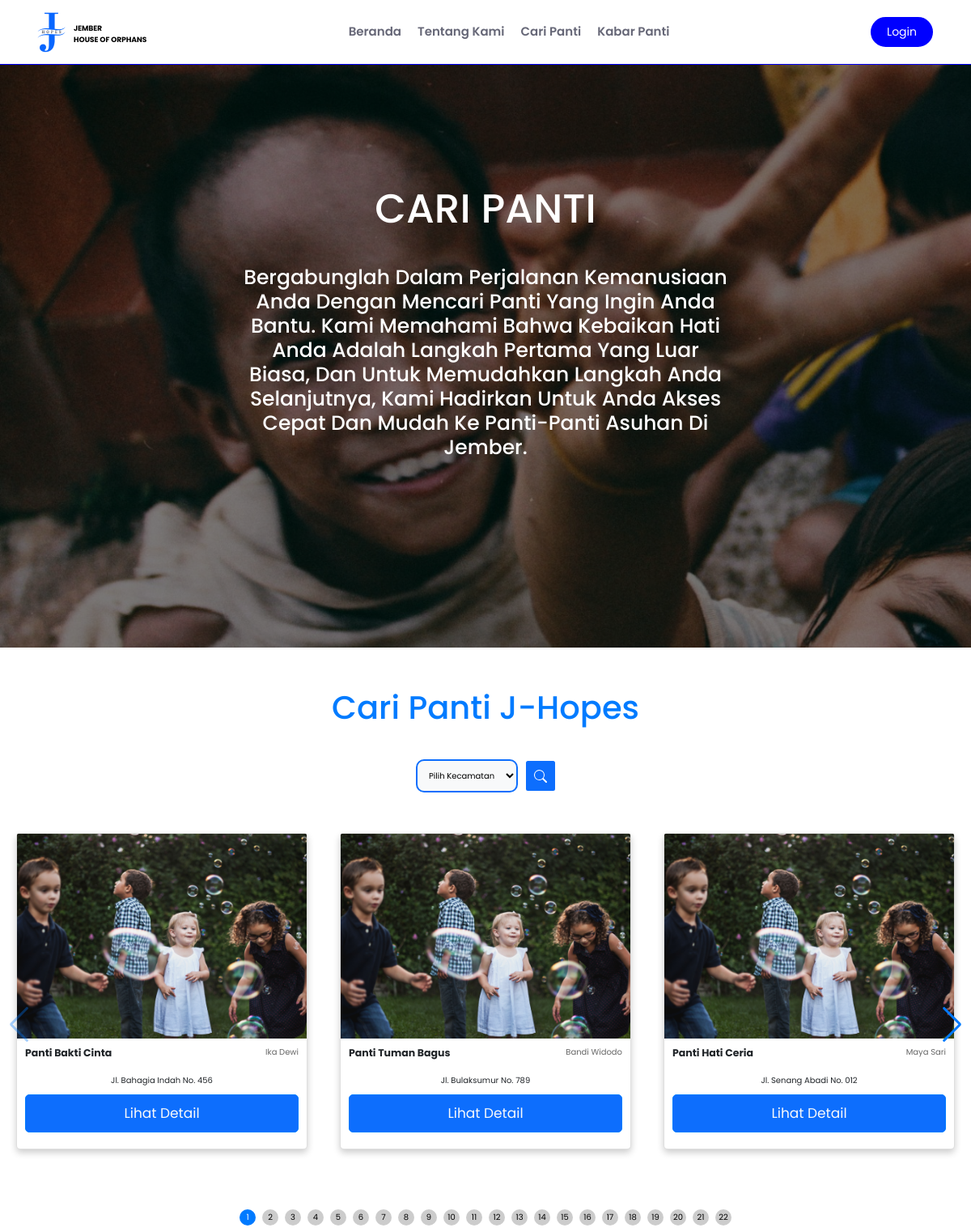
The app's page /public/cari with its own data.
### tables this page shows
CREATE TABLE `profil_panti` (
  `id_panti` int(11) NOT NULL,
  `id_tipe_panti` int(11) NOT NULL,
  `nama_panti` varchar(100) NOT NULL,
  `no_telp_panti` varchar(25) NOT NULL,
  `nama_pemilik` varchar(70) DEFAULT NULL,
  `no_telp_pemilik_panti` varchar(12) DEFAULT NULL,
  `no_wa` varchar(255) NOT NULL,
  `deskripsi_panti` text NOT NULL,
  `link_gmap` text NOT NULL,
  `alamat` text NOT NULL,
  `id_provinsi` int(11) NOT NULL,
  `id_kabupatenkota` int(11) NOT NULL,
  `id_kecamatan` int(11) NOT NULL,
  `id_kebutuhan_panti` int(11) NOT NULL,
  `deskripsi_kebutuhan_panti` text NOT NULL,
  `jumlah_pengurus` int(11) DEFAULT NULL,
  `jumlah_anak_asuh` int(11) NOT NULL,
  `foto_panti` varchar(100) NOT NULL,
  `namapemilik_rekening` varchar(100) NOT NULL,
  `nama_bank` varchar(30) NOT NULL,
  `no_rekening` int(100) NOT NULL
);

### app/core/Controller.php (called while the page is built, shortened)
<?php
class Controller
{
    public function view($view, $data = [])
    {
        require_once "../app/views/" . $view . ".php";
    }
}

### app/controllers/Cari.php (called while the page is built, shortened)
<?php
class Cari extends Controller {
    public function index()
    {
        $data['css'] = 'cari';
        $data['judul'] = 'Cari Panti';
        $model = $this->model('CariModel');
        $data['namaKecamatan'] = $model->getKecamatanData();
        if ($_SERVER['REQUEST_METHOD'] == 'POST') {
            $kecamatan = isset($_POST['kecamatan']) ? $_POST['kecamatan'] : '';
            if (isset($_POST['id_panti'])) {
                $id_panti = $_POST['id_panti'];
                $id_panti = (int)$id_panti;
                $this->model('Home_Model')->hapusPanti($id_panti);
                header("Location: " . BASEURL . "/cari");
                exit();
            }
            if (empty($kecamatan)) {
                $data['profilPanti'] = $model->getPanti();
            } else {
                $data['profilPanti'] = $model->getPantiByKecamatan($kecamatan);
                if (empty($data['profilPanti'])) {
                    $data['noDataMessage'] = 'Tidak ada data untuk kecamatan yang dipilih.';
                }
            }
        } else {
            $data['profilPanti'] = $model->getPanti();
        }
        $this->view('Cari/index', $data);
    }
}
?>

### app/core/App.php (called while the page is built, shortened)
<?php
class App
{
    protected $method = 'index';
    protected $params = [];
    public function __construct()
    {
        $this->controller = new $this->controller;
        call_user_func_array([$this->controller, $this->method], $this->params);
    }
}

### public/index.php (called while the page is built, shortened)
<?php
$app = new App;

### app/core/Database.php (called while the page is built, shortened)
<?php
class Database{
    private $host = DB_HOST;
    private $user = DB_USER;
    private $pass = DB_PASS;
    private $name = DB_NAME;
    private $dbh;
    private $stmt;
    public function __construct(){
        $dsn = "mysql:host=".$this->host.";dbname=".$this->name;
        $options = [
            PDO::ATTR_PERSISTENT => true,
            PDO::ATTR_ERRMODE => PDO::ERRMODE_EXCEPTION
        ];
        try {
            $this->dbh = new PDO($dsn, $this->user, $this->pass, $options);
        } catch(PDOException $e) {
            die("Connection failed: " . $e->getMessage());
        }
    }
    public function query($sql){
        $this->stmt = $this->dbh->prepare($sql);
    }
    public function execute(){
        return $this->stmt->execute();
    }
    public function resultSet(){
        $this->execute();
        return $this->stmt->fetchAll(PDO::FETCH_ASSOC);
    }
}
?>

### app/models/CariModel.php (called while the page is built, shortened)
<?php
class CariModel {
    private $db;
    public function __construct($db) {
        $this->db = $db;
    }
    public function getPanti() {
        $sql = "SELECT * FROM profil_panti";
        $this->db->query($sql);
        $result = $this->db->resultSet();
        return $result;
    }
    public function getKecamatanData()
    {
        $sql = "SELECT * FROM kecamatan";
        $this->db->query($sql);
        $result = $this->db->resultSet();
        return $result;
    }
}
?>

### app/views/Cari/index.php (the view, shortened to what this page needs)
<?php
$noDataMessage = $data['noDataMessage'];
if (isset($_SESSION['user_status'])) {
    $userStatus = $_SESSION['user_status'];
} else {
    $userStatus = '';
}
?>
<section class="home" id="home">
    <div class="content">
        <h3>Cari Panti</h3>
        <h1>
            Bergabunglah dalam perjalanan kemanusiaan Anda dengan mencari panti yang ingin Anda bantu. Kami memahami bahwa kebaikan hati Anda adalah langkah pertama yang luar biasa, dan untuk memudahkan langkah Anda selanjutnya,
            kami hadirkan untuk Anda akses cepat dan mudah ke panti-panti asuhan di Jember.
        </h1>
    </div>
</section>
<section class="about" id="about">
    <h1 class="heading">Cari Panti J-Hopes</h1>
    <form action="" method="post">
        <div class="select-container d-flex align-items-center justify-content-center gap-3">
            <select class="select-box bg-light p-3 rounded-4 border border-primary border-2" name="kecamatan">
                <option value="">Pilih Kecamatan</option>
            </select>
            <button type="submit" class="bg-primary p-3 text-white rounded">
            </button>
        </div>
    </form>
</section>
<?php if (isset($noDataMessage)): ?>
    <div class="container">
        <h1 class="heading color-dark fw-bold text-center" style="color: black;">--<?= $noDataMessage; ?>--</h1></h1>
    </div>
<?php else: ?>
    <div class="content">
    <div class="swiper mySwiper">
        <div class="swiper-wrapper">
            <?php
            if (isset($data['profilPanti']) && is_array($data['profilPanti'])) {
                $hitungCardContainer = 0;
                $hitungKartu = 0;
                foreach ($data['profilPanti'] as $panti) {
                    if ($hitungKartu % 3 == 0) {
                        if ($hitungCardContainer > 0) {
                            echo '</div>';
                        }
                        echo '<div class="swiper-slide">';
                        $hitungCardContainer++;
                    }
                    $hitungKartu++;
                    $idPanti =  html_entity_decode(trim($panti['id_panti']), ENT_QUOTES, 'UTF-8');
                    $urlIdPanti = urlencode(str_replace(' ', '_', $idPanti));
                    ?>
                    <div class="card">
                        <img src="<?= BASEURL; ?>/img/client/CariPanti/1.png" class="card-img-top gambar-card img-fluid" alt="...">
                        <div class="card-body">
                            <div class="d-flex justify-content-between">
                                <h5 class="card-title fw-bold fs-5"><?= $panti["nama_panti"] ?></h5>
                                <div class="tanggal">
                                    <p class="fs-6"><?= $panti["nama_pemilik"] ?></p>
                                </div>
                            </div>
                            <p class="card-text fs-6 mt-3 text-truncate"><?= $panti["alamat"] ?></p>
                            <?php if ($userStatus == 'admin') : ?>
                                <div class="container">
                                <a href="<?= BASEURL; ?>/detailpanti/<?= $urlIdPanti ?>" class="btn btn-warning text-light">EDIT</a>
                                <form action="" method="post" onsubmit="confirmDelete()" class="">
                                    <input type="hidden" name="id_panti" value="<?= $panti['id_panti'] ?>">
                                    <button type="submit" class=" btn btn-danger text-light w-100">DELETE</button>
                                </form>
                                </div>
                            <?php else : ?>
                                <a href="<?= BASEURL; ?>/detailpanti/<?= $urlIdPanti ?>" class="btn btn-primary text-light">Lihat Detail</a>
                            <?php endif; ?>
                        </div>
                    </div>
                <?php }  ?>
                <?php if ($hitungCardContainer > 0) : ?>
                    </div>
                <?php endif; ?>
            <?php }  ?>
        </div>
        <br><br><br>
        <div class="swiper-button-next"></div>
        <div class="swiper-pagination"></div>
    </div>
<?php endif; ?>
</div>
</body>
</html>

### public/css/cari.css (style rules this page uses)
:root { --main-color: #007bff; --primary: #f0fff7; --black: #141414; --white: #fff; --bg: #f2f2f2; --light-black: #666; }
* { font-family: "Poppins", sans-serif; margin: 0; padding: 0; box-sizing: border-box; outline: none; border: none; text-decoration: none; text-transform: capitalize; transition: 0.2s linear; }
html { font-size: 62.5%; overflow-x: hidden; scroll-behavior: smooth; scroll-padding-top: 6rem; }
section { padding: 3rem 9%; }
.swiper { height: 100%; width: 100%; height: 100%; }
.swiper-slide { text-align: center; font-size: 18px; background: #fff; display: flex; justify-content: center; align-items: center; }
.swiper-slide img { display: block; width: 100%; height: 100%; object-fit: cover; }
.heading { text-align: center; color: var(--main-color); margin-bottom: 4rem; margin-top: 2rem; font-size: 4rem; }
.btn { display: block; margin: 1rem auto; padding: 1rem 3rem; border: 0.1rem solid var(--main-color); border-radius: 0.5rem; cursor: pointer; font-size: 1.7rem; color: var(--main-color); }
.home { min-height: 100vh; display: flex; align-items: center; justify-content: center; background: url(http://localhost/LAST/public/img/client/CariPanti/caripanti.jpg) no-repeat; background-size: cover; background-attachment: fixed; position: relative; }
.home::before { content: ""; position: absolute; top: 0; left: 0; right: 0; bottom: 0; background-color: rgba(0, 0, 0, 0.5); }
.home .content { max-width: 60rem; text-align: center; z-index: 10; }
.home .content h3 { font-size: 5rem; text-transform: uppercase; color: var(--white); padding-bottom: 3.5rem; }
.home .content h1 { color: var(--white); }
.card { margin : 20px 20px 20px 20px; }
.card-title { margin-bottom: 0; }
.tanggal { flex-shrink: 0; color: var(--offbutton, rgba(0, 0, 0, 0.60)); font-family: 'Poppins', sans-serif; font-size: 10px; font-style: normal; font-weight: 400; line-height: 137.25%; text-align: right; }
.card { box-shadow: 0 4px 8px 0 rgba(0, 0, 0, 0.2); transition: 0.3s; border-radius: 5px; }
img { border-radius: 5px 5px 0 0; }

### public/css/footer.css (style rules this page uses)
:root { --ocean:rgb(96, 249, 239); --blue:#0551cc; --black: #1d1c1c; --white: #fff; --light-color:#666; --box-shadow:0 .5rem 1.5rem rgba(0,0,0,.1); }
* { font-family: 'Poppins', sans-serif; margin: 0; padding: 0; box-sizing: border-box; outline: none; border: none; text-decoration: none; text-transform: capitalize; transition: all .2s linear; }
html { font-size: 62.5%; overflow-x: hidden; scroll-behavior: smooth; }
section { padding: 3rem 7%; }

### records on screen
profil_panti: nama_panti "Panti Bakti Cinta", nama_pemilik "Ika Dewi", alamat "Jl. Bahagia Indah No. 456"
profil_panti: nama_panti "Panti Tuman Bagus", nama_pemilik "Bandi Widodo", alamat "Jl. Bulaksumur No. 789"
profil_panti: nama_panti "Panti Hati Ceria", nama_pemilik "Maya Sari", alamat "Jl. Senang Abadi No. 012"
